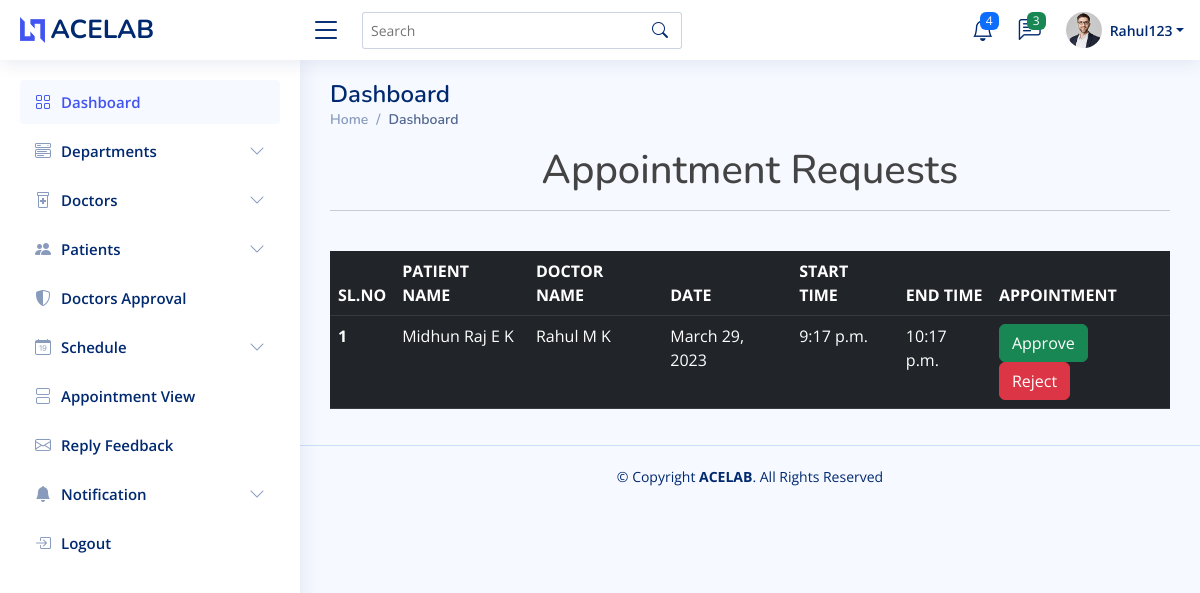
/booking_view (signed in), run on the app's committed database.
### home/models.py (models this page shows, shortened)
class Login(AbstractUser):
    is_doctor = models.BooleanField(default=False)
    is_patient = models.BooleanField(default=False)

class Appointment(models.Model):
    user = models.ForeignKey(patient, on_delete=models.CASCADE, related_name='appointment')
    Schedule = models.ForeignKey(DocSchedule, on_delete=models.CASCADE)
    status = models.IntegerField(default=0)

class patient(models.Model):
    user = models.ForeignKey(Login, on_delete=models.CASCADE)
    name = models.CharField(max_length=100)
    aadhar_number = models.CharField(max_length=50)
    email = models.EmailField()

class DocSchedule(models.Model):
    Doc_name = models.ForeignKey(doctor, on_delete=models.DO_NOTHING)
    Date = models.DateField()
    Start_time = models.TimeField()
    End_time = models.TimeField()

class doctor(models.Model):
    user = models.OneToOneField(Login, on_delete=models.CASCADE, primary_key=True, related_name='Doctor')
    name = models.CharField(max_length=100)
    department = models.ForeignKey(department, on_delete=models.DO_NOTHING)
    email = models.EmailField()
    Image = models.ImageField(upload_to='images/')
    status = models.IntegerField(default=0)
    def __str__(self):
        return self.name

### home/adminview.py (the view)
# urls.py: path('booking_view', adminview.booking_view, name='booking_view'),
@login_required(login_url='login_view')
def booking_view(request):
    data = Appointment.objects.all()
    return render(request, 'admin1/booking_view.html', {'data': data})

### templates/admin1/booking_view.html (shortened to what this page needs)
{% extends 'admin1/admindashboard.html' %}
{%load crispy_forms_tags %}
{% block content %}
<h1 class="text-center">Appointment Requests</h1><hr><br>
<div class="row justify-content-center">
    <div class="col-auto">
        <table class="table table-dark table-responsive">
          <thead>
            <tr>
              <th scope="col">SL.NO</th>
              <th scope="col">PATIENT NAME</th>
              <th scope="col">DOCTOR NAME</th>
              <th scope="col">DATE</th>
              <th scope="col">START TIME</th>
              <th scope="col">END TIME</th>
              <th scope="col">APPOINTMENT</th>
            </tr>
          </thead>
          <tbody>
          {% for i in data %}
            <tr>
              <th scope="row">{{forloop.counter}}</th>
              <td>{{i.user.name}}</td>
              <td>{{i.Schedule.Doc_name}}</td>
              <td>{{i.Schedule.Date}}</td>
              <td>{{i.Schedule.Start_time}}</td>
              <td>{{i.Schedule.End_time}}</td>
              <td>
                {% if i.status == 0 %}
                <a href="{% url 'approve_app' i.id %}" type="button" class="btn btn-success">Approve</a>
                <form action="{% url 'reject_app' i.id %}" method="post" style="display:inline;" onsubmit="window.mytest()">
                  <button class="btn btn-danger">Reject</button>
                </form>
                {% elif i.status == 1 %}
                <button type="button" class="btn btn-success">Appointment Confirmed</button>
                {% else %}
                <button type="button" class="btn btn-danger">Appointment rejected</button>
                {% endif %}
              </td>
            </tr>
          {% endfor %}
          </tbody>
        </table>
    </div>
</div>
{% endblock %}

### templates/admin1/admindashboard.html (shortened to what this page needs)
<!DOCTYPE html>
{% load static %}
{%load crispy_forms_tags %}
<html lang="en">
<head>
  <link href=" {% static 'set3/assets/vendor/bootstrap/css/bootstrap.min.css' %} " rel="stylesheet">
  <link href=" {% static 'set3/assets/vendor/bootstrap-icons/bootstrap-icons.css' %} " rel="stylesheet">
  <link href=" {% static 'set3/assets/vendor/boxicons/css/boxicons.min.css' %} " rel="stylesheet">
  <link href=" {% static 'set3/assets/vendor/quill/quill.snow.css' %} " rel="stylesheet">
  <link href=" {% static 'set3/assets/vendor/quill/quill.bubble.css' %} " rel="stylesheet">
  <link href=" {% static 'set3/assets/vendor/remixicon/remixicon.css' %} " rel="stylesheet">
  <link href=" {% static 'set3/assets/vendor/simple-datatables/style.css' %} " rel="stylesheet">
  <link href=" {% static 'set3/assets/css/style.css' %} " rel="stylesheet">
</head>
<body>
  <header id="header" class="header fixed-top d-flex align-items-center">
    <div class="d-flex align-items-center justify-content-between">
      <a href=" {% static 'index.html' %} " class="logo d-flex align-items-center">
        <img src=" {% static 'set3/assets/img/logo.png' %} " alt="">
        <span class="d-none d-lg-block">ACELAB</span>
      </a>
      <i class="bi bi-list toggle-sidebar-btn"></i>
    </div>
    <div class="search-bar">
      <form class="search-form d-flex align-items-center" method="POST" action="#">
        <input type="text" name="query" placeholder="Search" title="Enter search keyword">
        <button type="submit" title="Search"><i class="bi bi-search"></i></button>
      </form>
    </div>
    <nav class="header-nav ms-auto">
      <ul class="d-flex align-items-center">
        <li class="nav-item dropdown">
          <a class="nav-link nav-icon" href="#" data-bs-toggle="dropdown">
            <i class="bi bi-bell"></i>
            <span class="badge bg-primary badge-number">4</span>
          </a>
        </li>
        <li class="nav-item dropdown">
          <a class="nav-link nav-icon" href="#" data-bs-toggle="dropdown">
            <i class="bi bi-chat-left-text"></i>
            <span class="badge bg-success badge-number">3</span>
          </a>
        </li>
        <li class="nav-item dropdown pe-3">
          <a class="nav-link nav-profile d-flex align-items-center pe-0" href="#" data-bs-toggle="dropdown">
            <img src=" {% static 'set3/assets/img/profile-img.jpg' %} " alt="Profile" class="rounded-circle">
            <span class="d-none d-md-block dropdown-toggle ps-2">{{request.user}}</span>
          </a>
        </li>
      </ul>
    </nav>
  </header>
  <aside id="sidebar" class="sidebar">
    <ul class="sidebar-nav" id="sidebar-nav">
      <li class="nav-item">
        <a class="nav-link " href=" {% url 'admindashboard' %} ">
          <i class="bi bi-grid"></i>
          <span>Dashboard</span>
        </a>
      </li>
      <li class="nav-item">
        <a class="nav-link collapsed" data-bs-target="#components-nav" data-bs-toggle="collapse" href="#">
          <i class="bi bi-menu-button-wide"></i><span>Departments</span><i class="bi bi-chevron-down ms-auto"></i>
        </a>
      </li>
      <li class="nav-item">
        <a class="nav-link collapsed" data-bs-target="#forms-nav" data-bs-toggle="collapse" href="#">
          <i class="bi bi-prescription2"></i><span>Doctors</span><i class="bi bi-chevron-down ms-auto"></i>
        </a>
      </li>
      <li class="nav-item">
        <a class="nav-link collapsed" data-bs-target="#tables-nav" data-bs-toggle="collapse" href="#">
          <i class="bi bi-people-fill"></i><span>Patients</span><i class="bi bi-chevron-down ms-auto"></i>
        </a>
      </li>
      <li class="nav-item">
        <a class="nav-link collapsed" href=" {% url 'doc_approval_list' %} ">
          <i class="bi bi-shield-shaded"></i>
          <span>Doctors Approval </span>
        </a>
      </li>
      <li class="nav-item">
        <a class="nav-link collapsed" data-bs-target="#schedule-nav" data-bs-toggle="collapse" href="#">
          <i class="bi bi-calendar-date"></i><span>Schedule</span><i class="bi bi-chevron-down ms-auto"></i>
        </a>
      </li>
      <li class="nav-item">
        <a class="nav-link collapsed" href="{% url 'booking_view' %}">
          <i class="bi bi-view-stacked"></i>
          <span>Appointment View</span>
        </a>
      </li>
      <li class="nav-item">
        <a class="nav-link collapsed" href="{% url 'admin_view_feedbacks' %}">
          <i class="bi bi-envelope"></i>
          <span>Reply Feedback</span>
        </a>
      </li>
      <li class="nav-item">
        <a class="nav-link collapsed" data-bs-target="#notification-nav" data-bs-toggle="collapse" href="#">
          <i class="bi bi-bell-fill"></i><span>Notification</span><i class="bi bi-chevron-down ms-auto"></i>
        </a>
      </li>
      <li class="nav-item">
        <a class="nav-link collapsed" href=" {% static 'pages-login.html' %} ">
          <i class="bi bi-box-arrow-in-right"></i>
          <span>Logout</span>
        </a>
      </li>
    </ul>
  </aside>
  <main id="main" class="main">
    <div class="pagetitle">
      <h1>Dashboard</h1>
      <nav>
        <ol class="breadcrumb">
          <li class="breadcrumb-item"><a href=" {% static 'index.html' %} ">Home</a></li>
          <li class="breadcrumb-item active">Dashboard</li>
        </ol>
      </nav>
    </div>
    <section class="section dashboard">
      <div class="row">
        <div class="col-lg-12 col-md-12 col-sm-12">
            {% block content %}{% endblock%}
        </div>
      </div>
    </section>
  </main>
  <footer id="footer" class="footer">
    <div class="copyright">
      &copy; Copyright <strong><span>ACELAB</span></strong>. All Rights Reserved
    </div>
  </footer>
</body>
</html>

### static/set3/assets/css/style.css (style rules this page uses)
:root { scroll-behavior: smooth; }
body { font-family: "Open Sans", sans-serif; background: #f6f9ff; color: #444444; }
a { color: #4154f1; text-decoration: none; }
h1, h2, h3, h4, h5, h6 { font-family: "Nunito", sans-serif; }
#main { margin-top: 60px; padding: 20px 30px; transition: all 0.3s; }
.pagetitle { margin-bottom: 10px; }
.pagetitle h1 { font-size: 24px; margin-bottom: 0; font-weight: 600; color: #012970; }
.breadcrumb { font-size: 14px; font-family: "Nunito", sans-serif; color: #899bbd; font-weight: 600; }
.breadcrumb a { color: #899bbd; transition: 0.3s; }
.breadcrumb .breadcrumb-item::before { color: #899bbd; }
.breadcrumb .active { color: #51678f; font-weight: 600; }
.logo { line-height: 1; }
@media (min-width: 1200px) { .logo { width: 280px; } }
.logo img { max-height: 26px; margin-right: 6px; }
.logo span { font-size: 26px; font-weight: 700; color: #012970; font-family: "Nunito", sans-serif; }
.header { transition: all 0.5s; z-index: 997; height: 60px; box-shadow: 0px 2px 20px rgba(1, 41, 112, 0.1); background-color: #fff; padding-left: 20px; }
.header .toggle-sidebar-btn { font-size: 32px; padding-left: 10px; cursor: pointer; color: #012970; }
.header .search-bar { min-width: 360px; padding: 0 20px; }
.header .search-form { width: 100%; }
.header .search-form input { border: 0; font-size: 14px; color: #012970; border: 1px solid rgba(1, 41, 112, 0.2); padding: 7px 38px 7px 8px; border-radius: 3px; transition: 0.3s; width: 100%; }
.header .search-form button { border: 0; padding: 0; margin-left: -30px; background: none; }
.header .search-form button i { color: #012970; }
.header-nav ul { list-style: none; }
.header-nav>ul { margin: 0; padding: 0; }
.header-nav .nav-icon { font-size: 22px; color: #012970; margin-right: 25px; position: relative; }
.header-nav .nav-profile { color: #012970; }
.header-nav .nav-profile img { max-height: 36px; }
.header-nav .nav-profile span { font-size: 14px; font-weight: 600; }
.header-nav .badge-number { position: absolute; inset: -2px -5px auto auto; font-weight: normal; font-size: 12px; padding: 3px 6px; }
.sidebar { position: fixed; top: 60px; left: 0; bottom: 0; width: 300px; z-index: 996; transition: all 0.3s; padding: 20px; overflow-y: auto; scrollbar-width: thin; scrollbar-color: #aab7cf transparent; box-shadow: 0px 0px 20px rgba(1, 41, 112, 0.1); background-color: #fff; }
@media (min-width: 1200px) { #main, #footer { margin-left: 300px; } }
.sidebar-nav { padding: 0; margin: 0; list-style: none; }
.sidebar-nav li { padding: 0; margin: 0; list-style: none; }
.sidebar-nav .nav-item { margin-bottom: 5px; }
.sidebar-nav .nav-link { display: flex; align-items: center; font-size: 15px; font-weight: 600; color: #4154f1; transition: 0.3; background: #f6f9ff; padding: 10px 15px; border-radius: 4px; }
.sidebar-nav .nav-link i { font-size: 16px; margin-right: 10px; color: #4154f1; }
.sidebar-nav .nav-link.collapsed { color: #012970; background: #fff; }
.sidebar-nav .nav-link.collapsed i { color: #899bbd; }
.sidebar-nav .nav-link .bi-chevron-down { margin-right: 0; transition: transform 0.2s ease-in-out; }
.footer { padding: 20px 0; font-size: 14px; transition: all 0.3s; border-top: 1px solid #cddfff; }
.footer .copyright { text-align: center; color: #012970; }

### data on the page
Login: user "Rahul123"
Appointment: user.name "Midhun Raj E K", Schedule.Doc_name "Rahul M K", Schedule.Date "March 29, 2023", Schedule.Start_time "9:17 p.m.", Schedule.End_time "10:17 p.m."
